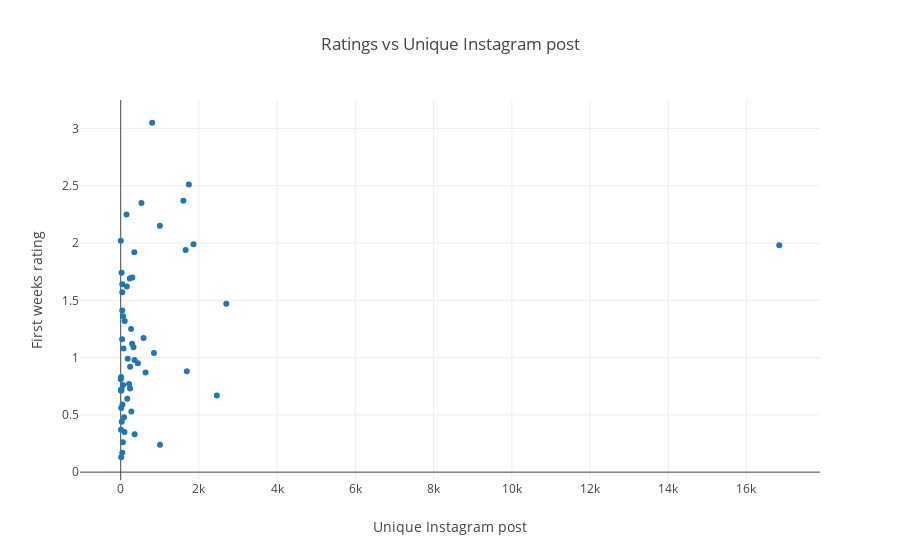

This figure's notebook cell:
### Code cell
trace0=go.Scatter(
    x=train_ratings_features['insta_cnt'],
    y=train_ratings_features['first'],
    mode='markers',
    name='train',
    text=train_ratings_features.nname,
#      marker=dict(color='rbga(255, 128, 255, 0.8)')
    )
data=[trace0]
layout=go.Layout(title="Ratings vs Unique Instagram post",xaxis={'title':'Unique Instagram post'},yaxis={'title':'First weeks rating'})
fig=dict(data=data,layout=layout)
iplot(fig)

### Figure 1 — Plotly figure (JSON) as saved in the notebook; plotly's stock layout.template omitted (floating-point values rounded to 4 significant figures)
{"data": [{"mode": "markers", "name": "train", "text": ["colors-tv---show--dance-deewane-Mentions", "RADHAKRISHN-Mentions", "colorstv-show-bepannaah-Mentions", "KAUNBANEGACROREPATI-Mentions", "starplus-show-qayamat-ki-raat-Mentions", "zee-tv---show---ishq-subhan-allah-Mentions", "Guddan-Mentions", "ALADDINNAAMTOHSUNAHOGA-Mentions", "BIGGBOSS-Mentions", "IndiasGotTalent-Mentions", "zeetv-shows-tujhse-hai-rabta-Mentions", "starplus-show-kulfi-kumar-bajewala-Mentions", "zeetv-shows-india-best-dramebaaz-Mentions", "zeetv-show-did-lil-masters-Mentions", "NAZAR-Mentions", "colorstv-show-belan-wali-bahu-Mentions", "colorstv-show-kaun-hai-Mentions", "colors-tv-show-dastan-e-mohabbat-Mentions", "colorstv-show-roop-mard-ka-naya-swaroop-Mentions", "COMEDYCIRCUS-Mentions", "ENTERTAINMENTKIRAAT-Mentions", "zeetv-show-ye-teri-galiyan-Mentions", "zeetv-shows-sa-re-ga-ma-pa-Mentions", "sony-tv--show---cid-Mentions", "KRISHNACHALILONDON-Mentions", "colorstv-show-silsila-badalte-rishton-ka-Mentions", "zeetv-show-aap-ke-aa-jane-se-Mentions", "star-plus-show-dil-hai-hindustani--Mentions", "JIJAJICHHATPARHAIN-Mentions", "sony-tv-show-dus-ka-dum-Mentions", "sonytv-show-prithvi-vallabh-Mentions", "zeetv---show---kaleerein-Mentions", "KARNSANGINI-Mentions", "starplus-show-mariam-khan-reporting-live-Mentions", "zee-tv-shows-fear-files-Mentions", "SAVDHAANINDIA-INDIAFIGHTSBACK-Mentions", "starplus-show-sabse-smart-kaun-Mentions", "KHICHDI-Mentions", "PAPABYCHANCE-Mentions", "CHANDRASHEKAR-Mentions", "sonysab-show-saat-phero-ki-hera-pherie-Mentions", "DEVONKEDEVMAHADEV-Mentions", "andtvofficial-show-love-me-india-Mentions", "colorstv-show-kasam-Mentions", "THEVOICEINDIAKIDS-Mentions", "MUSKAAN-Mentions", "BEECHWALEBAPUDEKHRAHAHAI-Mentions", "sonysab-show-namune-Mentions", "sonytv-show-crime-patrol-Mentions", "sonysab-show-shriman-shrimati-phir-se-Mentions", "TEDTALKSINDIANAYISOCH-Mentions", "DILHITOHAI-Mentions", "JIODHANDHANADHANLIVE-Mentions", "zee-tv---show---juzzbaaat-Mentions", "andtvofficial-show-mitegi-lakshmanrekha-Mentions", "andtvofficial-show-bitti-businesswali-Mentions"], "type": "scatter", "uid": "ee09c4e9-782d-42f0-be57-a5763a6f743f", "x": [804, 1742, 1602, 530, 148, 1002, 2, 1860, 16838, 1660, 348, 22, 297, 233, 40, 158, 40, 2699, 40, 60, 102, 265, 585, 36, 293, 327, 70, 850, 179, 352, 440, 240, 1690, 635, 11, 1, 214, 60, 239, 23, 6, 10, 2458, 168, 45, 13, 273, 86, 26, 6, 96, 355, 56, 1004, 40, 12], "y": [3.05, 2.51, 2.37, 2.35, 2.25, 2.15, 2.02, 1.99, 1.98, 1.94, 1.92, 1.74, 1.7, 1.69, 1.64, 1.62, 1.57, 1.47, 1.41, 1.36, 1.32, 1.25, 1.17, 1.16, 1.12, 1.09, 1.08, 1.04, 0.99, 0.98, 0.95, 0.92, 0.88, 0.87, 0.83, 0.81, 0.77, 0.76, 0.73, 0.72, 0.72, 0.71, 0.67, 0.64, 0.59, 0.56, 0.53, 0.48, 0.44, 0.37, 0.35, 0.33, 0.26, 0.24, 0.17, 0.13]}], "layout": {"title": "Ratings vs Unique Instagram post", "xaxis": {"title": "Unique Instagram post"}, "yaxis": {"title": "First weeks rating"}}}
